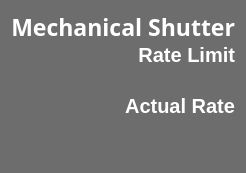
        <widget class="PyDMFrame" name="Device_MS_Frame">
         <property name="minimumSize">
          <size>
           <width>0</width>
           <height>162</height>
          </size>
         </property>
         <property name="maximumSize">
          <size>
           <width>270</width>
           <height>300</height>
          </size>
         </property>
         <property name="toolTip">
          <string/>
         </property>
         <property name="styleSheet">
          <string notr="true">QFrame{
background-color: rgb(109, 109, 109);
border-bottom-left-radius: 15px;
border-bottom-right-radius: 15px;
border-top-left-radius: 15px;
border-top-right-radius: 15px;
}</string>
         </property>
         <property name="alarmSensitiveBorder" stdset="0">
          <bool>true</bool>
         </property>
         <property name="channel" stdset="0">
          <string>ca://IOC:BSY0:MP01:MS_RATE</string>
         </property>
         <layout class="QVBoxLayout" name="verticalLayout_5">
          <property name="spacing">
           <number>0</number>
          </property>
          <item>
           <widget class="QLabel" name="Device_MS_Title">
            <property name="font">
             <font>
              <family>Sans Serif</family>
              <pointsize>17</pointsize>
              <weight>75</weight>
              <italic>false</italic>
              <bold>true</bold>
              <strikeout>false</strikeout>
              <kerning>true</kerning>
             </font>
            </property>
            <property name="toolTip">
             <string/>
            </property>
            <property name="styleSheet">
             <string notr="true">color: rgb(255, 255, 255);</string>
            </property>
            <property name="frameShape">
             <enum>QFrame::StyledPanel</enum>
            </property>
            <property name="frameShadow">
             <enum>QFrame::Plain</enum>
            </property>
            <property name="text">
             <string>Mechanical Shutter</string>
            </property>
            <property name="alignment">
             <set>Qt::AlignRight|Qt::AlignTrailing|Qt::AlignVCenter</set>
            </property>
           </widget>
          </item>
          <item>
           <widget class="QLabel" name="Device_MS_RL_Title">
            <property name="font">
             <font>
              <pointsize>15</pointsize>
              <weight>75</weight>
              <bold>true</bold>
             </font>
            </property>
            <property name="styleSheet">
             <string notr="true">border: 0px;
color: rgb(255, 255, 255);</string>
            </property>
            <property name="text">
             <string>Rate Limit</string>
            </property>
            <property name="alignment">
             <set>Qt::AlignRight|Qt::AlignTrailing|Qt::AlignVCenter</set>
            </property>
           </widget>
          </item>
          <item>
           <widget class="PyDMLabel" name="Device_MS_RL_Num">
            <property name="font">
             <font>
              <family>Sans Serif</family>
              <pointsize>15</pointsize>
              <weight>75</weight>
              <italic>false</italic>
              <bold>true</bold>
             </font>
            </property>
            <property name="toolTip">
             <string/>
            </property>
            <property name="styleSheet">
             <string notr="true">border: 0px;
color: rgb(255, 255, 255);</string>
            </property>
            <property name="alignment">
             <set>Qt::AlignRight|Qt::AlignTrailing|Qt::AlignVCenter</set>
            </property>
            <property name="rules" stdset="0">
             <string>[{&quot;name&quot;: &quot;Add Hz&quot;, &quot;property&quot;: &quot;Text&quot;, &quot;initial_value&quot;: &quot;&quot;, &quot;expression&quot;: &quot;str(ch[0]) + ' Hz'&quot;, &quot;channels&quot;: [{&quot;channel&quot;: &quot;ca://IOC:BSY0:MP01:MS_MEASRATE&quot;, &quot;trigger&quot;: true, &quot;use_enum&quot;: true}]}]</string>
            </property>
            <property name="showUnits" stdset="0">
             <bool>true</bool>
            </property>
            <property name="alarmSensitiveContent" stdset="0">
             <bool>false</bool>
            </property>
            <property name="alarmSensitiveBorder" stdset="0">
             <bool>false</bool>
            </property>
            <property name="channel" stdset="0">
             <string>ca://IOC:BSY0:MP01:MS_MEASRATE</string>
            </property>
           </widget>
          </item>
          <item>
           <widget class="PyDMDrawingLine" name="Device_MS_Line">
            <property name="maximumSize">
             <size>
              <width>16777215</width>
              <height>5</height>
             </size>
            </property>
            <property name="toolTip">
             <string/>
            </property>
            <property name="styleSheet">
             <string notr="true">background-color: rgb(136, 136, 136);
</string>
            </property>
           </widget>
          </item>
          <item>
           <widget class="QLabel" name="Device_MS_AR_Title">
            <property name="font">
             <font>
              <pointsize>15</pointsize>
              <weight>75</weight>
              <bold>true</bold>
             </font>
            </property>
            <property name="toolTip">
             <string/>
            </property>
            <property name="styleSheet">
             <string notr="true">border: 0px;
color: rgb(255, 255, 255);</string>
            </property>
            <property name="text">
             <string>Actual Rate</string>
            </property>
            <property name="alignment">
             <set>Qt::AlignRight|Qt::AlignTrailing|Qt::AlignVCenter</set>
            </property>
           </widget>
          </item>
          <item>
           <widget class="PyDMLabel" name="Device_MS_AR_Num">
            <property name="font">
             <font>
              <family>Sans Serif</family>
              <pointsize>24</pointsize>
              <weight>75</weight>
              <italic>false</italic>
              <bold>true</bold>
             </font>
            </property>
            <property name="toolTip">
             <string/>
            </property>
            <property name="styleSheet">
             <string notr="true">border: 0px;</string>
            </property>
            <property name="alignment">
             <set>Qt::AlignRight|Qt::AlignTrailing|Qt::AlignVCenter</set>
            </property>
            <property name="showUnits" stdset="0">
             <bool>true</bool>
            </property>
            <property name="alarmSensitiveContent" stdset="0">
             <bool>true</bool>
            </property>
            <property name="alarmSensitiveBorder" stdset="0">
             <bool>false</bool>
            </property>
            <property name="channel" stdset="0">
             <string>ca://IOC:BSY0:MP01:MS_RATE</string>
            </property>
           </widget>
          </item>
         </layout>
        </widget>
